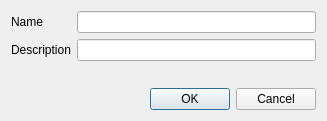
<?xml version="1.0" encoding="UTF-8"?>
<ui version="4.0">
 <class>EditCollectionDialog</class>
 <widget class="QDialog" name="EditCollectionDialog">
  <property name="geometry">
   <rect>
    <x>0</x>
    <y>0</y>
    <width>327</width>
    <height>121</height>
   </rect>
  </property>
  <property name="windowTitle">
   <string>Dialog</string>
  </property>
  <layout class="QVBoxLayout" name="verticalLayout">
   <item>
    <layout class="QGridLayout" name="gridLayout">
     <item row="0" column="0">
      <widget class="QLabel" name="name_label">
       <property name="text">
        <string>Name</string>
       </property>
      </widget>
     </item>
     <item row="0" column="1">
      <widget class="QLineEdit" name="name"/>
     </item>
     <item row="1" column="0">
      <widget class="QLabel" name="description_label">
       <property name="text">
        <string>Description</string>
       </property>
      </widget>
     </item>
     <item row="1" column="1">
      <widget class="QLineEdit" name="description"/>
     </item>
    </layout>
   </item>
   <item>
    <spacer name="verticalSpacer">
     <property name="orientation">
      <enum>Qt::Vertical</enum>
     </property>
     <property name="sizeHint" stdset="0">
      <size>
       <width>20</width>
       <height>6</height>
      </size>
     </property>
    </spacer>
   </item>
   <item>
    <widget class="QDialogButtonBox" name="buttonBox">
     <property name="orientation">
      <enum>Qt::Horizontal</enum>
     </property>
     <property name="standardButtons">
      <set>QDialogButtonBox::Cancel|QDialogButtonBox::Ok</set>
     </property>
    </widget>
   </item>
  </layout>
 </widget>
 <resources/>
 <connections>
  <connection>
   <sender>buttonBox</sender>
   <signal>accepted()</signal>
   <receiver>EditCollectionDialog</receiver>
   <slot>accept()</slot>
   <hints>
    <hint type="sourcelabel">
     <x>257</x>
     <y>89</y>
    </hint>
    <hint type="destinationlabel">
     <x>157</x>
     <y>274</y>
    </hint>
   </hints>
  </connection>
  <connection>
   <sender>buttonBox</sender>
   <signal>rejected()</signal>
   <receiver>EditCollectionDialog</receiver>
   <slot>reject()</slot>
   <hints>
    <hint type="sourcelabel">
     <x>325</x>
     <y>89</y>
    </hint>
    <hint type="destinationlabel">
     <x>286</x>
     <y>274</y>
    </hint>
   </hints>
  </connection>
 </connections>
</ui>
